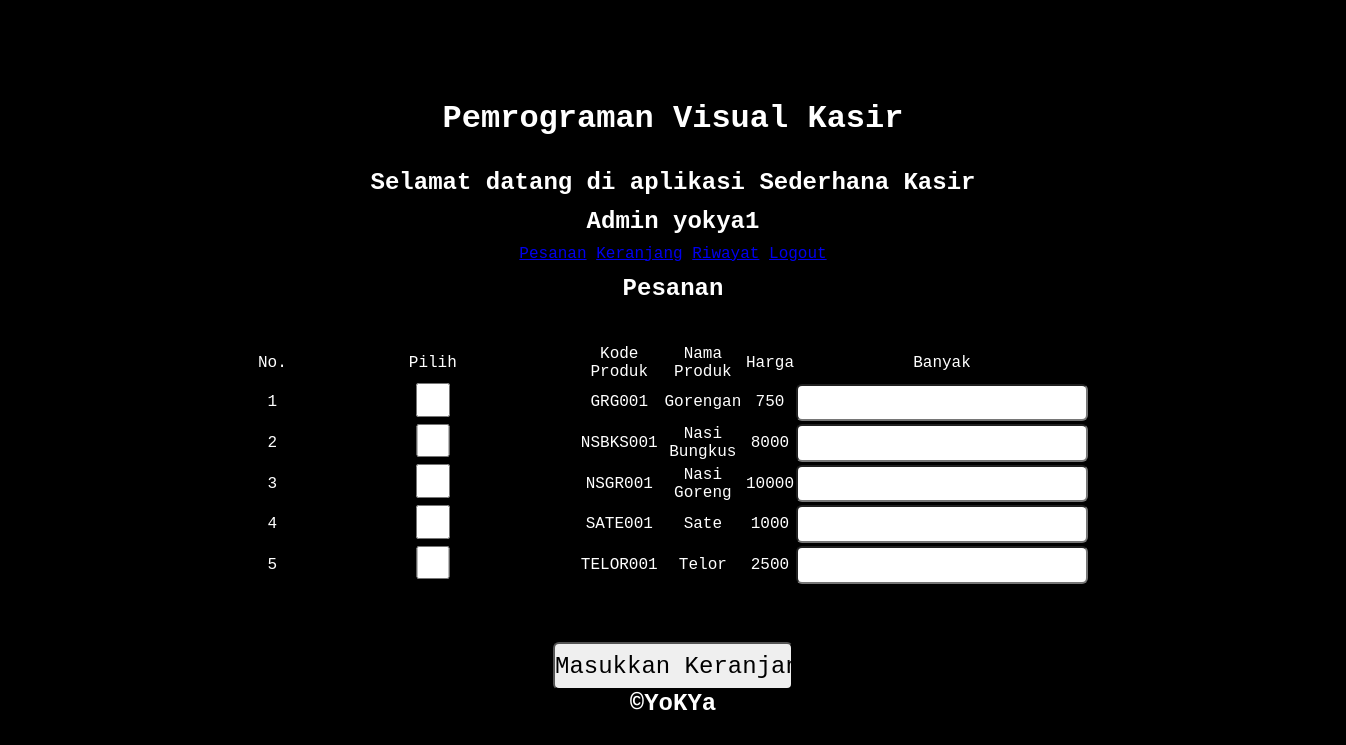
Screenshot of /Kasir/Pesanan.php (signed in) with the database file from the repository.
### tables this page shows
CREATE TABLE `produk` (
  `id_produk` varchar(20) NOT NULL,
  `nama_produk` varchar(50) NOT NULL,
  `harga_produk` int(20) NOT NULL,
  `stok_produk` int(20) NOT NULL,
  `total_produk` int(20) NOT NULL
);

### Classes/Database.php (called while the page is built, shortened)
<?php
class Database {
    private static $INSTANCE = null;
    private $DB,
            $host = 'localhost',
            $user = 'root',
            $pass = '',
            $db   = 'pv_kasir';
    public function __construct() {
        $this->DB = new mysqli($this->host, $this->user, $this->pass, $this->db);
    }
    public static function getInstance(){
        if (!isset( self::$INSTANCE)) {
            self::$INSTANCE = new Database();
        }
        return self::$INSTANCE;
    }
    public function get_all($name){
        $query = "SELECT * FROM $name";
        $hasil = $this->DB->query($query);
        return $hasil;
    }
}

### Kasir/Core/init.php (called while the page is built, shortened)
<?php
    $PRODUK = new Produk();
?>

### Classes/User.php (called while the page is built, shortened)
<?php
class User{
    public function __construct() {
        $this->_DB = Database::getInstance();
    }
}
?>

### Classes/Produk.php (called while the page is built, shortened)
<?php
include_once 'User.php';
class Produk extends User  {
    public function get_Produk($Produk){
        $data = $this->_DB->get_all($Produk);
        return $data;
    }
}

### Kasir/Pesanan.php (the view, shortened to what this page needs)
<?php include_once 'Core/init.php'; include_once '../Templates/Header.php'; include_once 'Template/header.php';
?>
<h3>Pesanan</h3>
<?php $a = 1; ?>
<form action="Pesanan.php" method="post">
    <table>
        <tr>
        <td>No.</td>
        <td>Pilih</td>
        <td>Kode Produk</td>
        <td>Nama Produk</td>
        <td>Harga</td>
        <td>Banyak</td>
        </tr>
        <?php
            $produk = $PRODUK->get_produk('produk');
            while ($data = mysqli_fetch_array($produk)) {
        ?>
        <tr>
        <td><?php echo $a ?> </td>
        <td><input class="a" type="checkbox" name="Beli[]" value="<?php echo $data['id_produk'] ?>"></td>
        <td><?php echo $data['id_produk'] ?> </td>
        <td><?php echo $data['nama_produk'] ?> </td>
        <td id="Harga"><?php echo $data['harga_produk'] ?> </td>
        <td><input class='b' type="number" min ="1" name="value<?php echo $data['id_produk']?>"></td>
        </tr>
        <?php $a++;} ?>
    </table>
    <input type="submit" value="Masukkan Keranjang" name="submit" id="submit1">
</form>
<?php
include_once '../Templates/Footer.php';?>

### Assets/style.css (style rules this page uses)
* { font-family: monospace; margin: 0; padding: 0; font-size: 16px; }
body { margin-top: 100px; width: 100%; text-align: center; background-color: black; }
h3 { font-size: 1.5em; color: white; margin: 0.5em 0em 0.4em 0em; }
input:not(.a .b) { font-size: 1.5em; height: 1.4em; width: 12em; border-radius: 0.25em; text-align: center; }
table { font-size: 2em; padding: 1em 8em; width: 100%; color: white; align-items: center; }
td { font-size: 1em; }
.b { border-radius: 0.25em; width: 3em; }
#submit1 { margin-top: 1em; width: 10em; height: 2em; font-size: 1.5em; border-radius: 0.25em; }

### rows the page displays
produk: id_produk "GRG001", nama_produk "Gorengan", harga_produk "750"
produk: id_produk "NSBKS001", nama_produk "Nasi Bungkus", harga_produk "8000"
produk: id_produk "NSGR001", nama_produk "Nasi Goreng", harga_produk "10000"
produk: id_produk "SATE001", nama_produk "Sate", harga_produk "1000"
produk: id_produk "TELOR001", nama_produk "Telor", harga_produk "2500"

### other values shown
Session::get('username') "yokya1"
